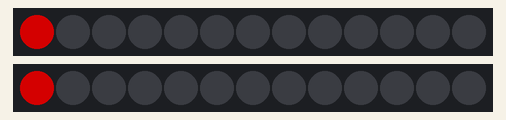
The sketch below on a simulated Arduino Uno, built with avr-gcc and run on an emulated ATmega328P. Parts: 2 × 13 RGB LEDs in strip order, left to right. Dim RGB values are drawn brighter than linear.

Above: at 0.01 s.
At 0.46 s:
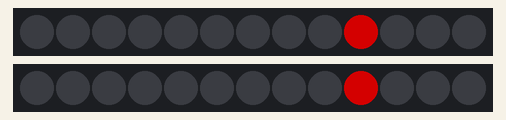
At 0.92 s:
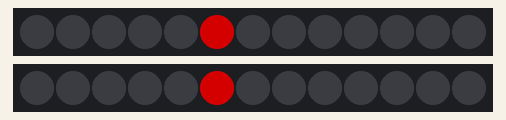

Measured:
- by itself, everything shown: repeats every 0.66 s, in 13 steps

The sketch:

toOutside.ino
```cpp
#include "FastLED.h"

// How many leds in your strip?
#define NUM_LEDSa 13
#define NUM_LEDSb 13

// For led chips like Neopixels, which have a data line, ground, and power, you just
// need to define DATA_PIN.  For led chipsets that are SPI based (four wires - data, clock,
// ground, and power), like the LPD8806 define both DATA_PIN and CLOCK_PIN
#define DATA_PINa 12
#define DATA_PINb 10
#define CLOCK_PIN 11

// Define the array of leds
CRGB led_off;
CRGB ledsa[NUM_LEDSa];
CRGB ledsb[NUM_LEDSb];
CRGB colors[4];

void setup() {
      FastLED.addLeds<APA102, DATA_PINa, CLOCK_PIN, RGB>(ledsa, NUM_LEDSa);
       FastLED.addLeds<APA102, DATA_PINb, CLOCK_PIN, RGB>(ledsb, NUM_LEDSb);
      // FastLED.addLeds<DOTSTAR, DATA_PIN, CLOCK_PIN, RGB>(leds, NUM_LEDS);
      led_off= CRGB::Black;

      colors[0] = CRGB::Red;
      colors[1] = CRGB::Navy;
      colors[2] = CRGB::BlueViolet;
      colors[3] = CRGB::CornflowerBlue;
}
CRGB apaFix(CRGB led){
  int tr = led.red;
  led.red = led.blue;
  led.blue = tr;
  return led;
}


void loop() {

   int i=0;
   while(i<NUM_LEDSa){
      ledsa[i]=apaFix(colors[1]);
      ledsb[i]=apaFix(colors[1]);
      if(i>0){
        ledsa[i-1]=apaFix(led_off);
        ledsb[i-1]=apaFix(led_off);
      }
      if(i==0){

      }
      FastLED.show();
      delay(50);
    i++;
   }

    ledsa[NUM_LEDSa-1] = apaFix(led_off);
    ledsb[NUM_LEDSb-1] = apaFix(led_off);
    FastLED.show();
}
```
